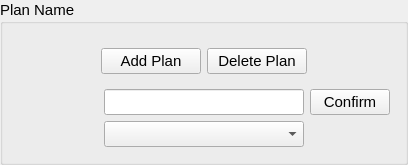
    <widget class="QGroupBox" name="planNameGB">
     <property name="font">
      <font>
       <family>Arial</family>
       <pointsize>11</pointsize>
      </font>
     </property>
     <property name="title">
      <string>Plan Name</string>
     </property>
     <layout class="QGridLayout" name="gridLayout_5">
      <property name="leftMargin">
       <number>15</number>
      </property>
      <property name="topMargin">
       <number>15</number>
      </property>
      <property name="rightMargin">
       <number>15</number>
      </property>
      <property name="bottomMargin">
       <number>15</number>
      </property>
      <item row="2" column="1">
       <widget class="QLineEdit" name="planNameEdit">
        <property name="minimumSize">
         <size>
          <width>200</width>
          <height>3</height>
         </size>
        </property>
        <property name="font">
         <font>
          <family>Arial</family>
          <pointsize>11</pointsize>
         </font>
        </property>
        <property name="text">
         <string/>
        </property>
        <property name="clearButtonEnabled">
         <bool>true</bool>
        </property>
       </widget>
      </item>
      <item row="2" column="2">
       <widget class="QPushButton" name="planAddConfirm">
        <property name="sizePolicy">
         <sizepolicy hsizetype="Fixed" vsizetype="Fixed">
          <horstretch>0</horstretch>
          <verstretch>0</verstretch>
         </sizepolicy>
        </property>
        <property name="minimumSize">
         <size>
          <width>80</width>
          <height>0</height>
         </size>
        </property>
        <property name="font">
         <font>
          <family>Arial</family>
          <pointsize>11</pointsize>
         </font>
        </property>
        <property name="text">
         <string>Confirm</string>
        </property>
       </widget>
      </item>
      <item row="3" column="1">
       <widget class="QComboBox" name="planName">
        <property name="minimumSize">
         <size>
          <width>200</width>
          <height>0</height>
         </size>
        </property>
       </widget>
      </item>
      <item row="2" column="0">
       <spacer name="horizontalSpacer_5">
        <property name="orientation">
         <enum>Qt::Horizontal</enum>
        </property>
        <property name="sizeType">
         <enum>QSizePolicy::Fixed</enum>
        </property>
        <property name="sizeHint" stdset="0">
         <size>
          <width>80</width>
          <height>20</height>
         </size>
        </property>
       </spacer>
      </item>
      <item row="0" column="0" colspan="3" alignment="Qt::AlignHCenter">
       <widget class="QWidget" name="widget" native="true">
        <layout class="QGridLayout" name="gridLayout_9">
         <item row="0" column="0">
          <widget class="QPushButton" name="planAdd">
           <property name="sizePolicy">
            <sizepolicy hsizetype="Fixed" vsizetype="Fixed">
             <horstretch>0</horstretch>
             <verstretch>0</verstretch>
            </sizepolicy>
           </property>
           <property name="minimumSize">
            <size>
             <width>100</width>
             <height>0</height>
            </size>
           </property>
           <property name="font">
            <font>
             <family>Arial</family>
             <pointsize>11</pointsize>
            </font>
           </property>
           <property name="text">
            <string>Add Plan</string>
           </property>
          </widget>
         </item>
         <item row="0" column="1">
          <widget class="QPushButton" name="planDelete">
           <property name="sizePolicy">
            <sizepolicy hsizetype="Fixed" vsizetype="Fixed">
             <horstretch>0</horstretch>
             <verstretch>0</verstretch>
            </sizepolicy>
           </property>
           <property name="minimumSize">
            <size>
             <width>100</width>
             <height>0</height>
            </size>
           </property>
           <property name="font">
            <font>
             <family>Arial</family>
             <pointsize>11</pointsize>
            </font>
           </property>
           <property name="text">
            <string>Delete Plan</string>
           </property>
          </widget>
         </item>
        </layout>
       </widget>
      </item>
     </layout>
    </widget>
